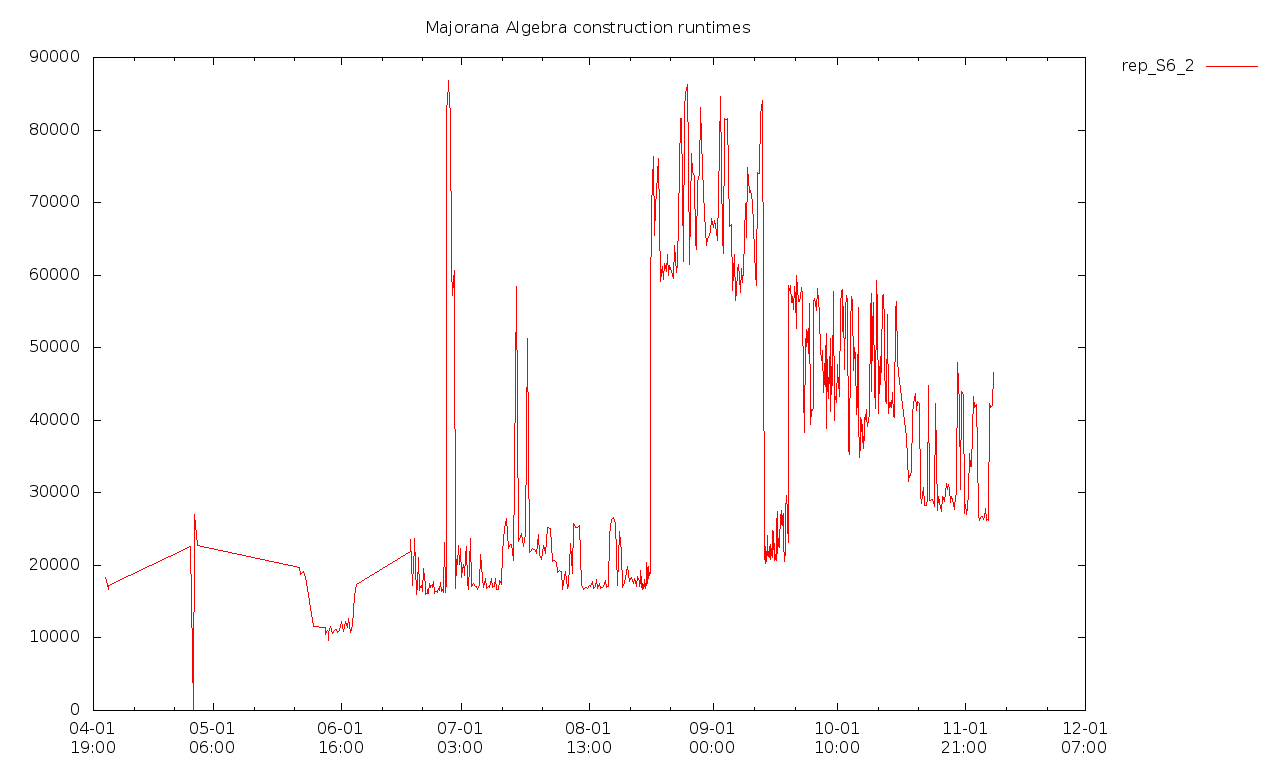

Write gnuplot code to recreate this figure.
set datafile separator ","
set xdata time
set timefmt "%Y-%m-%dT%H:%M+0100"
set format x "%m-%d\n%H:%M"
set terminal png size 1280,768
set output "rep_S6_2.png"
set key on outside

set title "Majorana Algebra construction runtimes"
set style data linespoints

plot for [n=2:2] "rep_S6_2.csv" using 1:(column(n)/1e6) with lines title "rep_S6_2"
